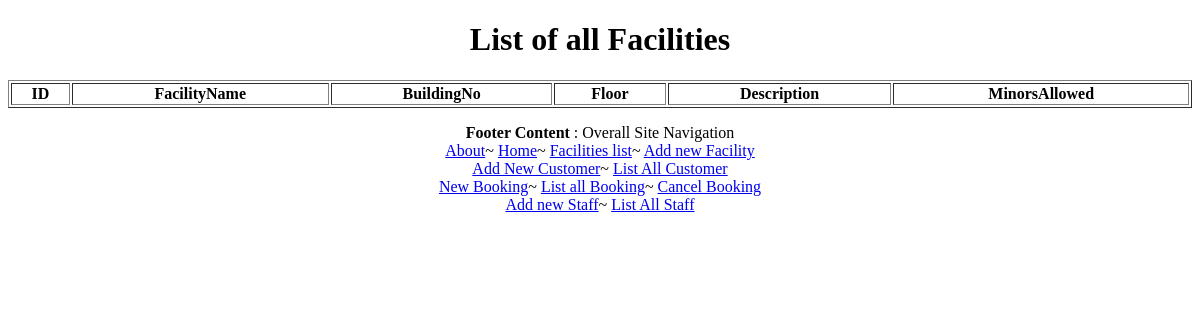
Page /listFacilities/ on the earlier database version.
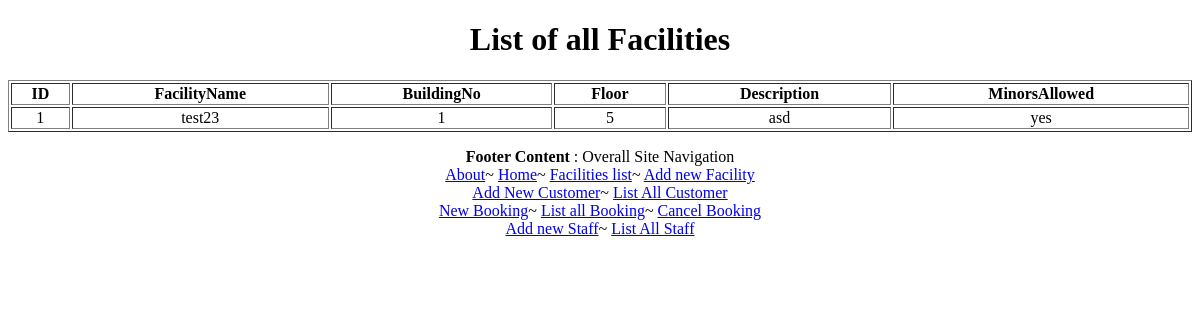
Same page on the later database version.
### facilities/models.py (models this page shows)
class RegisterNewFacility(models.Model):
    FacilityName=models.TextField()
    BuildingNo=models.IntegerField()
    Floor=models.IntegerField()
    Description=models.TextField()
    MinorsAllowed=models.TextField()

### facilities/views.py (the view)
# urls.py: url(r'^listFacilities/$',listFacilities),
def listFacilities(request):
    obj=RegisterNewFacility.objects.all()
    context={'fobj':obj}
    return render(request,"facilities_overview.html",context)

### facilities/templates/facilities_overview.html (shortened to what this page needs)
<!DOCTYPE html>
<html>
<head>
</head>
<body style="text-align: center;">
    <h1>List of all Facilities</h1>
<table style="width:100%" border="1">
    <tr>
      <th>ID</th>
        <th>FacilityName</th>
      <th>BuildingNo</th>
      <th>Floor</th>
      <th>Description</th>
      <th>MinorsAllowed</th>
    </tr>
    {% for i in fobj %}
    <tr>
        <td>{{ i.id}}</td>
      <td>{{ i.FacilityName}}</td>
      <td>{{ i.BuildingNo}}</td>
      <td>{{ i.Floor}}</td>
      <td>{{ i.Description}}</td>
      <td>{{ i.MinorsAllowed}}</td>
    </tr>
    {% endfor %}
  </table>
<p>
    <div class="footer">
        {% include "footer.html" %}
        </div>
    </p>
</body>
</html>

Differences in the rows shown:
added RegisterNewFacility: id "1", FacilityName "test23", BuildingNo "1", Floor "5", Description "asd", MinorsAllowed "yes"
